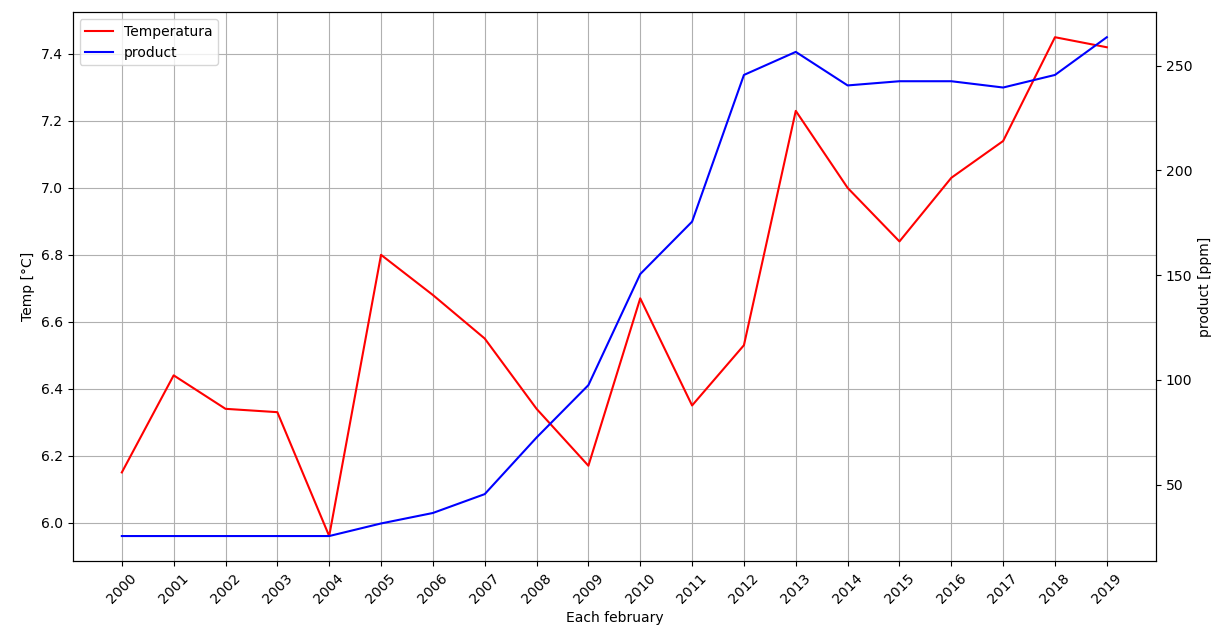

This chart was generated by the following Python code:
import matplotlib.pyplot as plt
import csv

startTemp = 5.4  # temp media febbraio 2000
startproduct = 25.5  # product media febbraio 2000
temp = []
product = []
year = ['2000', '2001', '2002', '2003', '2004', '2005', '2006', '2007', '2008', '2009', '2010', '2011', '2012', '2013', '2014', '2015', '2016', '2017', '2018', '2019', '2020', '2021']

# Lettura dei dati dalla CSV per la temperatura
with open("./temp.csv") as temp_file:
    data_reader = csv.reader(temp_file)
    next(data_reader)
    for i, row in enumerate(data_reader):
        if i >= len(year):
            break
        startTemp += float(row[0])
        temp.append(startTemp)
        startTemp -= float(row[0])

# Lettura dei dati dalla CSV per il product
with open("./appleProduct.csv") as product_file:
    data_reader = csv.reader(product_file)
    next(data_reader)
    for i, row in enumerate(data_reader):
        if i >= len(year):
            break
        startproduct += float(row[0])
        product.append(startproduct)
        startproduct -= float(row[0])

fig, ax1 = plt.subplots(figsize=(8, 6))

# Plot della temperatura
ax1.plot(range(1, len(temp) + 1), temp, 'red', label='Temperatura')
ax1.set_xticks(range(1, len(temp) + 1))
ax1.set_xticklabels(year[:len(temp)], rotation=45)
ax1.set_xlabel('Each february')
ax1.set_ylabel('Temp [°C]')
ax1.grid()

# Creazione di un secondo asse y per il product
ax2 = ax1.twinx()
ax2.plot(range(1, len(product) + 1), product, 'blue', label='product')
ax2.set_ylabel('product [ppm]')

# Gestione della legenda
lines, labels = ax1.get_legend_handles_labels()
lines2, labels2 = ax2.get_legend_handles_labels()
ax2.legend(lines + lines2, labels + labels2, loc='upper left')

plt.tight_layout()
plt.show()
